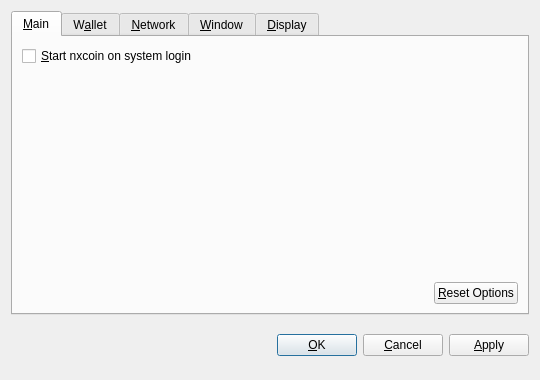
<?xml version="1.0" encoding="UTF-8"?>
<ui version="4.0">
 <class>OptionsDialog</class>
 <widget class="QDialog" name="OptionsDialog">
  <property name="geometry">
   <rect>
    <x>0</x>
    <y>0</y>
    <width>540</width>
    <height>380</height>
   </rect>
  </property>
  <property name="windowTitle">
   <string>Options</string>
  </property>
  <property name="modal">
   <bool>true</bool>
  </property>
  <layout class="QVBoxLayout" name="verticalLayout">
   <item>
    <widget class="QTabWidget" name="tabWidget">
     <property name="tabPosition">
      <enum>QTabWidget::North</enum>
     </property>
     <property name="currentIndex">
      <number>0</number>
     </property>
     <widget class="QWidget" name="tabMain">
      <attribute name="title">
       <string>&amp;Main</string>
      </attribute>
      <layout class="QVBoxLayout" name="verticalLayout_Main">
       <item>
        <widget class="QCheckBox" name="bitcoinAtStartup">
         <property name="toolTip">
          <string>Automatically start nxcoin after logging in to the system.</string>
         </property>
         <property name="text">
          <string>&amp;Start nxcoin on system login</string>
         </property>
        </widget>
       </item>
       <item>
        <spacer name="verticalSpacer_Main">
         <property name="orientation">
          <enum>Qt::Vertical</enum>
         </property>
         <property name="sizeHint" stdset="0">
          <size>
           <width>20</width>
           <height>40</height>
          </size>
         </property>
        </spacer>
       </item>
       <item>
        <layout class="QHBoxLayout" name="horizontalLayout_2_Main">
         <item>
          <spacer name="horizontalSpacer_2_Main">
           <property name="orientation">
            <enum>Qt::Horizontal</enum>
           </property>
           <property name="sizeHint" stdset="0">
            <size>
             <width>40</width>
             <height>20</height>
            </size>
           </property>
          </spacer>
         </item>
         <item>
          <widget class="QPushButton" name="resetButton">
           <property name="toolTip">
            <string>Reset all client options to default.</string>
           </property>
           <property name="text">
            <string>&amp;Reset Options</string>
           </property>
           <property name="autoDefault">
            <bool>false</bool>
           </property>
          </widget>
         </item>
        </layout>
       </item>
      </layout>
     </widget>
     <widget class="QWidget" name="tabWallet">
      <attribute name="title">
       <string>W&amp;allet</string>
      </attribute>
      <layout class="QVBoxLayout" name="verticalLayout_Network">
       <item>
        <widget class="QLabel" name="transactionFeeInfoLabel">
         <property name="text">
          <string>Optional transaction fee per kB that helps make sure your transactions are processed quickly. Most transactions are 1 kB.</string>
         </property>
         <property name="textFormat">
          <enum>Qt::PlainText</enum>
         </property>
         <property name="wordWrap">
          <bool>true</bool>
         </property>
        </widget>
       </item>
       <item>
        <layout class="QHBoxLayout" name="horizontalLayout_1_Main">
         <item>
          <widget class="QLabel" name="transactionFeeLabel">
           <property name="text">
            <string>Pay transaction &amp;fee</string>
           </property>
           <property name="textFormat">
            <enum>Qt::PlainText</enum>
           </property>
           <property name="buddy">
            <cstring>transactionFee</cstring>
           </property>
          </widget>
         </item>
         <item>
          <widget class="BitcoinAmountField" name="transactionFee"/>
         </item>
         <item>
          <spacer name="horizontalSpacer_1_Main">
           <property name="orientation">
            <enum>Qt::Horizontal</enum>
           </property>
           <property name="sizeHint" stdset="0">
            <size>
             <width>40</width>
             <height>20</height>
            </size>
           </property>
          </spacer>
         </item>
        </layout>
       </item>
       <item>
        <widget class="QLabel" name="label">
         <property name="text">
          <string>If you disable the spending of unconfirmed change, the change from a transaction cannot be used until that transaction has at least one confirmation. This also affects how your balance is computed.</string>
         </property>
         <property name="wordWrap">
          <bool>true</bool>
         </property>
        </widget>
       </item>
       <item>
        <widget class="QCheckBox" name="spendZeroConfChange">
         <property name="text">
          <string>Spend unconfirmed change  (experts only)</string>
         </property>
        </widget>
       </item>
       <item>
        <spacer name="verticalSpacer">
         <property name="orientation">
          <enum>Qt::Vertical</enum>
         </property>
         <property name="sizeHint" stdset="0">
          <size>
           <width>20</width>
           <height>40</height>
          </size>
         </property>
        </spacer>
       </item>
      </layout>
     </widget>
     <widget class="QWidget" name="tabNetwork">
      <attribute name="title">
       <string>&amp;Network</string>
      </attribute>
      <layout class="QVBoxLayout" name="verticalLayout_Network">
       <item>
        <widget class="QCheckBox" name="mapPortUpnp">
         <property name="toolTip">
          <string>Automatically open the nxcoin client port on the router. This only works when your router supports UPnP and it is enabled.</string>
         </property>
         <property name="text">
          <string>Map port using &amp;UPnP</string>
         </property>
        </widget>
       </item>
       <item>
        <widget class="QCheckBox" name="connectSocks">
         <property name="toolTip">
          <string>Connect to the nxcoin network through a SOCKS proxy (e.g. when connecting through Tor).</string>
         </property>
         <property name="text">
          <string>&amp;Connect through SOCKS proxy:</string>
         </property>
        </widget>
       </item>
       <item>
        <layout class="QHBoxLayout" name="horizontalLayout_Network">
         <item>
          <widget class="QLabel" name="proxyIpLabel">
           <property name="text">
            <string>Proxy &amp;IP:</string>
           </property>
           <property name="textFormat">
            <enum>Qt::PlainText</enum>
           </property>
           <property name="buddy">
            <cstring>proxyIp</cstring>
           </property>
          </widget>
         </item>
         <item>
          <widget class="QValidatedLineEdit" name="proxyIp">
           <property name="maximumSize">
            <size>
             <width>140</width>
             <height>16777215</height>
            </size>
           </property>
           <property name="toolTip">
            <string>IP address of the proxy (e.g. 127.0.0.1)</string>
           </property>
          </widget>
         </item>
         <item>
          <widget class="QLabel" name="proxyPortLabel">
           <property name="text">
            <string>&amp;Port:</string>
           </property>
           <property name="textFormat">
            <enum>Qt::PlainText</enum>
           </property>
           <property name="buddy">
            <cstring>proxyPort</cstring>
           </property>
          </widget>
         </item>
         <item>
          <widget class="QLineEdit" name="proxyPort">
           <property name="maximumSize">
            <size>
             <width>55</width>
             <height>16777215</height>
            </size>
           </property>
           <property name="toolTip">
            <string>Port of the proxy (e.g. 9050)</string>
           </property>
          </widget>
         </item>
         <item>
          <widget class="QLabel" name="socksVersionLabel">
           <property name="text">
            <string>SOCKS &amp;Version:</string>
           </property>
           <property name="textFormat">
            <enum>Qt::PlainText</enum>
           </property>
           <property name="buddy">
            <cstring>socksVersion</cstring>
           </property>
          </widget>
         </item>
         <item>
          <widget class="QValueComboBox" name="socksVersion">
           <property name="toolTip">
            <string>SOCKS version of the proxy (e.g. 5)</string>
           </property>
          </widget>
         </item>
         <item>
          <spacer name="horizontalSpacer_Network">
           <property name="orientation">
            <enum>Qt::Horizontal</enum>
           </property>
           <property name="sizeHint" stdset="0">
            <size>
             <width>40</width>
             <height>20</height>
            </size>
           </property>
          </spacer>
         </item>
        </layout>
       </item>
       <item>
        <spacer name="verticalSpacer_Network">
         <property name="orientation">
          <enum>Qt::Vertical</enum>
         </property>
         <property name="sizeHint" stdset="0">
          <size>
           <width>20</width>
           <height>40</height>
          </size>
         </property>
        </spacer>
       </item>
      </layout>
     </widget>
     <widget class="QWidget" name="tabWindow">
      <attribute name="title">
       <string>&amp;Window</string>
      </attribute>
      <layout class="QVBoxLayout" name="verticalLayout_Window">
       <item>
        <widget class="QCheckBox" name="minimizeToTray">
         <property name="toolTip">
          <string>Show only a tray icon after minimizing the window.</string>
         </property>
         <property name="text">
          <string>&amp;Minimize to the tray instead of the taskbar</string>
         </property>
        </widget>
       </item>
       <item>
        <widget class="QCheckBox" name="minimizeOnClose">
         <property name="toolTip">
          <string>Minimize instead of exit the application when the window is closed. When this option is enabled, the application will be closed only after selecting Quit in the menu.</string>
         </property>
         <property name="text">
          <string>M&amp;inimize on close</string>
         </property>
        </widget>
       </item>
       <item>
        <spacer name="verticalSpacer_Window">
         <property name="orientation">
          <enum>Qt::Vertical</enum>
         </property>
         <property name="sizeHint" stdset="0">
          <size>
           <width>20</width>
           <height>40</height>
          </size>
         </property>
        </spacer>
       </item>
      </layout>
     </widget>
     <widget class="QWidget" name="tabDisplay">
      <attribute name="title">
       <string>&amp;Display</string>
      </attribute>
      <layout class="QVBoxLayout" name="verticalLayout_Display">
       <item>
        <layout class="QHBoxLayout" name="horizontalLayout_1_Display">
         <item>
          <widget class="QLabel" name="langLabel">
           <property name="text">
            <string>User Interface &amp;language:</string>
           </property>
           <property name="textFormat">
            <enum>Qt::PlainText</enum>
           </property>
           <property name="buddy">
            <cstring>lang</cstring>
           </property>
          </widget>
         </item>
         <item>
          <widget class="QValueComboBox" name="lang">
           <property name="toolTip">
            <string>The user interface language can be set here. This setting will take effect after restarting nxcoin.</string>
           </property>
          </widget>
         </item>
        </layout>
       </item>
       <item>
        <layout class="QHBoxLayout" name="horizontalLayout_2_Display">
         <item>
          <widget class="QLabel" name="unitLabel">
           <property name="text">
            <string>&amp;Unit to show amounts in:</string>
           </property>
           <property name="textFormat">
            <enum>Qt::PlainText</enum>
           </property>
           <property name="buddy">
            <cstring>unit</cstring>
           </property>
          </widget>
         </item>
         <item>
          <widget class="QValueComboBox" name="unit">
           <property name="toolTip">
            <string>Choose the default subdivision unit to show in the interface and when sending coins.</string>
           </property>
          </widget>
         </item>
        </layout>
       </item>
       <item>
        <widget class="QCheckBox" name="displayAddresses">
         <property name="toolTip">
          <string>Whether to show nxcoin addresses in the transaction list or not.</string>
         </property>
         <property name="text">
          <string>&amp;Display addresses in transaction list</string>
         </property>
        </widget>
       </item>
       <item>
        <widget class="QCheckBox" name="coinControlFeatures">
         <property name="toolTip">
          <string>Whether to show coin control features or not.</string>
         </property>
         <property name="text">
          <string>Display coin &amp;control features (experts only!)</string>
         </property>
        </widget>
       </item>
       <item>
        <spacer name="verticalSpacer_Display">
         <property name="orientation">
          <enum>Qt::Vertical</enum>
         </property>
         <property name="sizeHint" stdset="0">
          <size>
           <width>20</width>
           <height>40</height>
          </size>
         </property>
        </spacer>
       </item>
      </layout>
     </widget>
    </widget>
   </item>
   <item>
    <layout class="QHBoxLayout" name="horizontalLayout_Buttons">
     <item>
      <spacer name="horizontalSpacer_1">
       <property name="orientation">
        <enum>Qt::Horizontal</enum>
       </property>
       <property name="sizeHint" stdset="0">
        <size>
         <width>40</width>
         <height>48</height>
        </size>
       </property>
      </spacer>
     </item>
     <item>
      <widget class="QLabel" name="statusLabel">
       <property name="font">
        <font>
         <weight>75</weight>
         <bold>true</bold>
        </font>
       </property>
       <property name="text">
        <string/>
       </property>
       <property name="textFormat">
        <enum>Qt::PlainText</enum>
       </property>
       <property name="wordWrap">
        <bool>true</bool>
       </property>
      </widget>
     </item>
     <item>
      <spacer name="horizontalSpacer_2">
       <property name="orientation">
        <enum>Qt::Horizontal</enum>
       </property>
       <property name="sizeHint" stdset="0">
        <size>
         <width>40</width>
         <height>48</height>
        </size>
       </property>
      </spacer>
     </item>
     <item>
      <widget class="QPushButton" name="okButton">
       <property name="text">
        <string>&amp;OK</string>
       </property>
      </widget>
     </item>
     <item>
      <widget class="QPushButton" name="cancelButton">
       <property name="text">
        <string>&amp;Cancel</string>
       </property>
       <property name="autoDefault">
        <bool>false</bool>
       </property>
      </widget>
     </item>
     <item>
      <widget class="QPushButton" name="applyButton">
       <property name="text">
        <string>&amp;Apply</string>
       </property>
       <property name="autoDefault">
        <bool>false</bool>
       </property>
      </widget>
     </item>
    </layout>
   </item>
  </layout>
 </widget>
 <customwidgets>
  <customwidget>
   <class>BitcoinAmountField</class>
   <extends>QSpinBox</extends>
   <header>bitcoinamountfield.h</header>
  </customwidget>
  <customwidget>
   <class>QValueComboBox</class>
   <extends>QComboBox</extends>
   <header>qvaluecombobox.h</header>
  </customwidget>
  <customwidget>
   <class>QValidatedLineEdit</class>
   <extends>QLineEdit</extends>
   <header>qvalidatedlineedit.h</header>
  </customwidget>
 </customwidgets>
 <resources/>
 <connections/>
</ui>
